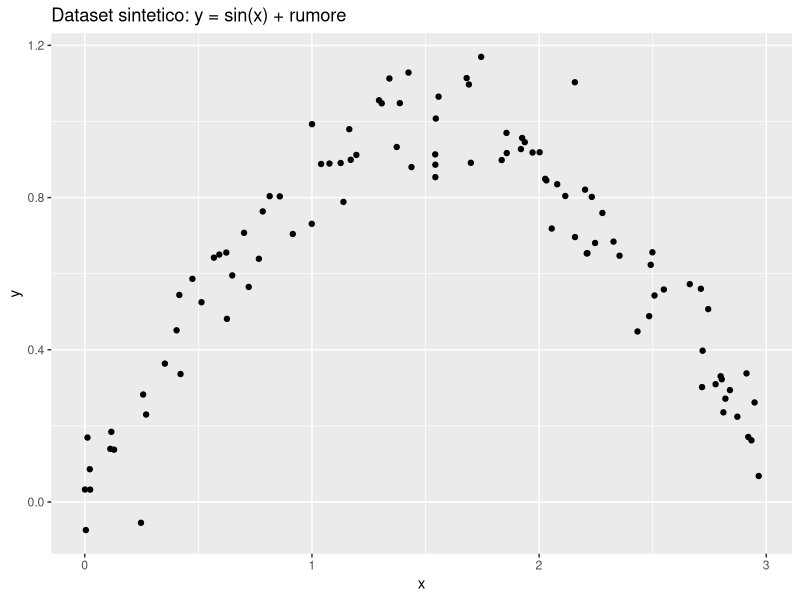
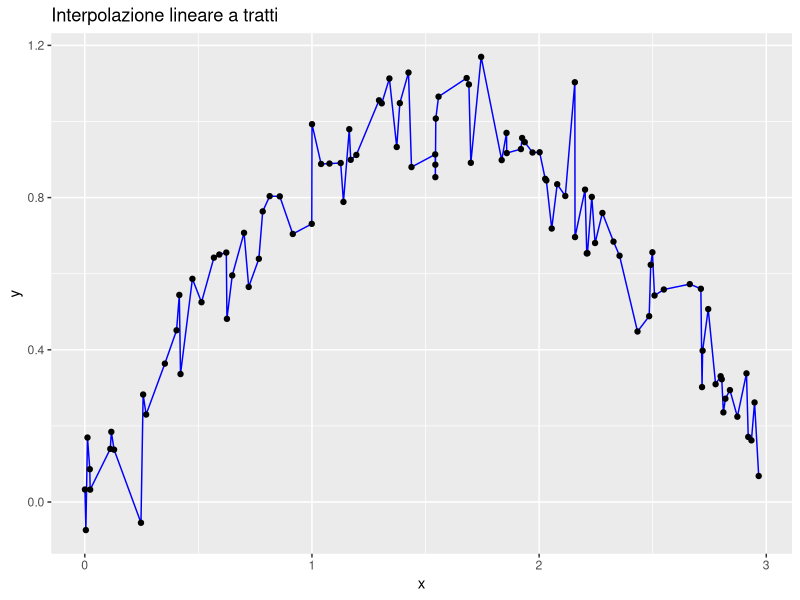
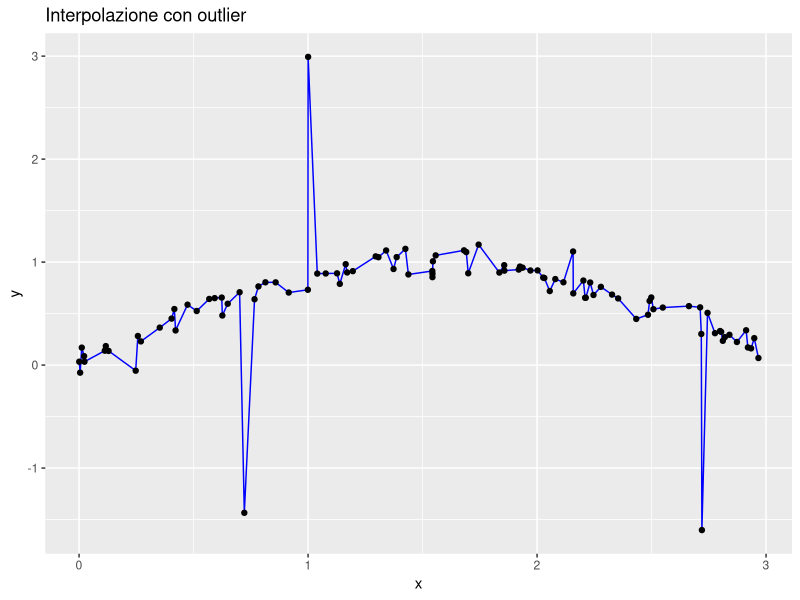
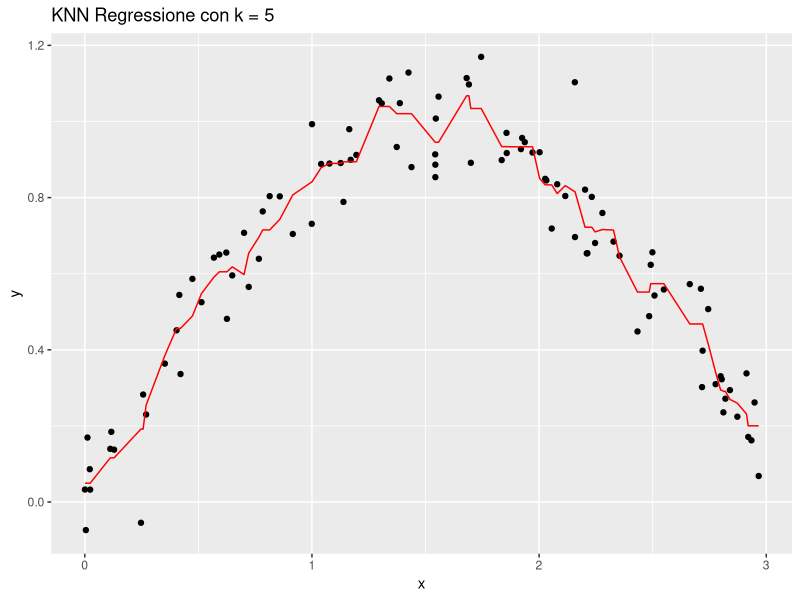
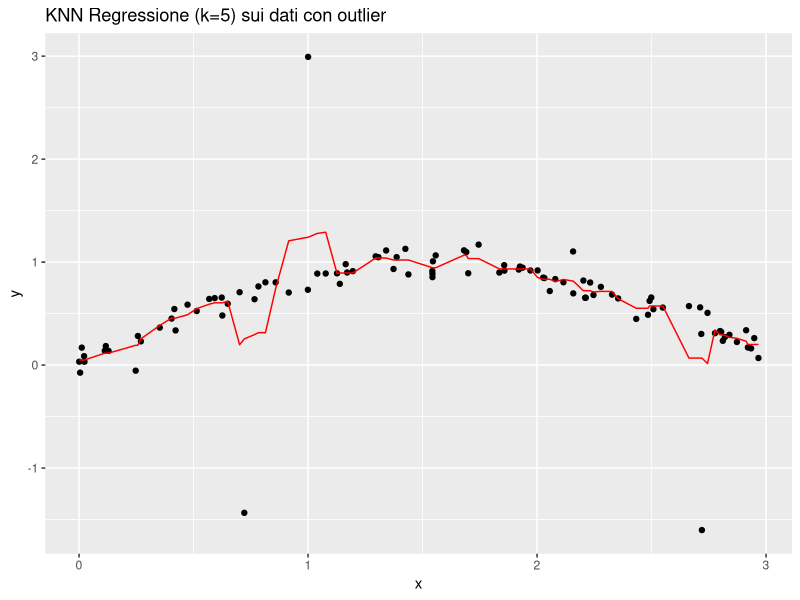
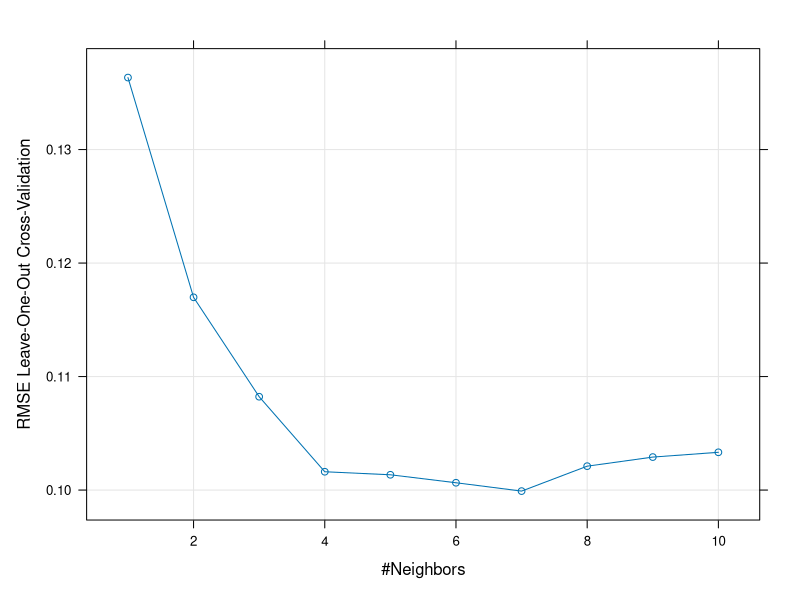
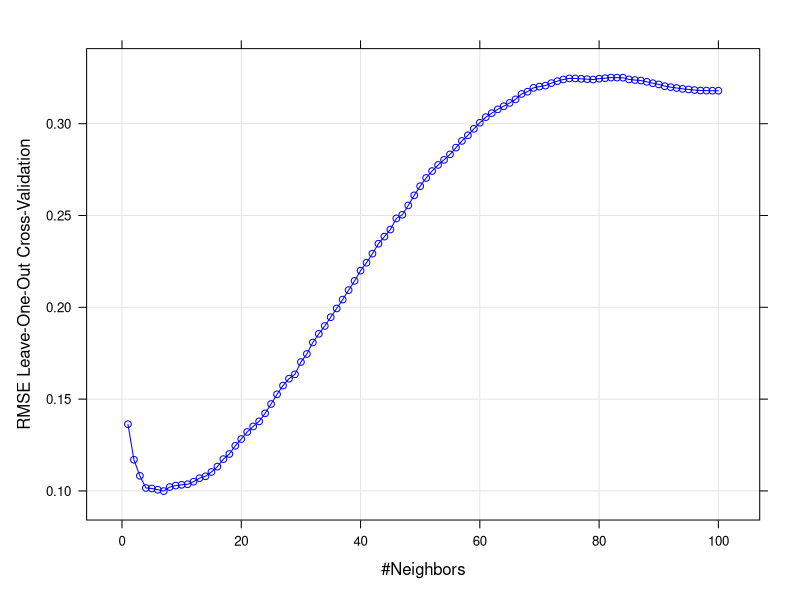
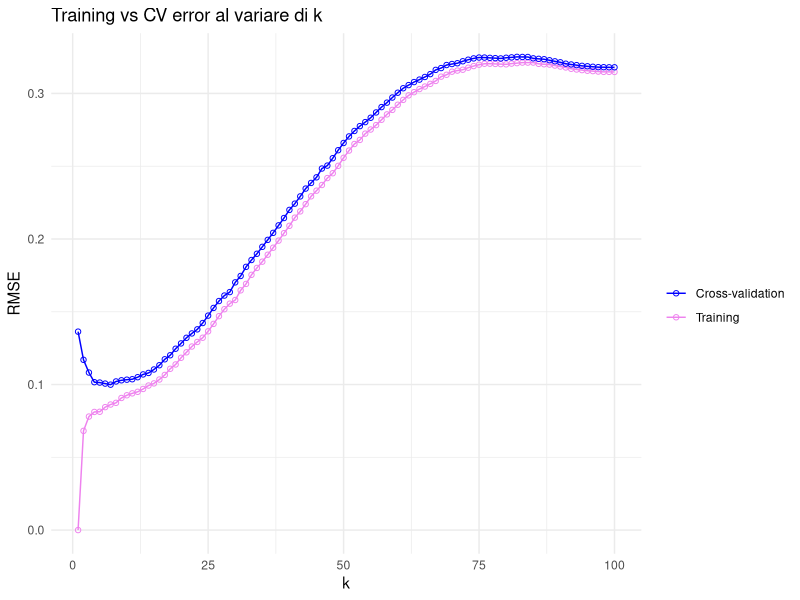

The R source for these figures, in order:
## ---- chunk 1
#| label: dati-sintetici
library(ggplot2)

set.seed(42)
n <- 100
x <- sort(runif(n, 0, 3))
y <- sin(x) + rnorm(n, 0, 0.1)
df <- data.frame(x = x, y = y)

ggplot(df, aes(x = x, y = y)) +
  geom_point() +
  ggtitle("Dataset sintetico: y = sin(x) + rumore")
## ---- chunk 2
#| label: interpolazione-lineare
ggplot(df, aes(x = x, y = y)) +
  geom_line(colour = "blue") +
  geom_point() +
  ggtitle("Interpolazione lineare a tratti")
## ---- chunk 3
#| label: outlier
set.seed(123)
y_out <- y + 2 * sample(c(-1, 0, 1), n, replace = TRUE, prob = c(0.02, 0.96, 0.02))
df_out <- data.frame(x = x, y = y_out)

ggplot(df_out, aes(x = x, y = y)) +
  geom_line(colour = "blue") +
  geom_point() +
  ggtitle("Interpolazione con outlier")
## ---- chunk 4
#| label: knn-reg-k5
library(FNN)

k <- 5
y_pred <- knn.reg(train = as.matrix(df$x), test = as.matrix(x), y = df$y, k = k)$pred
df_pred <- data.frame(x = x, y = y_pred)

ggplot() +
  geom_point(data = df, aes(x = x, y = y)) +
  geom_line(data = df_pred, aes(x = x, y = y), colour = "red") +
  ggtitle(paste("KNN Regressione con k =", k))
## ---- chunk 5
#| label: knn-reg-outlier
y_pred_out <- knn.reg(train = as.matrix(df_out$x), test = as.matrix(x), y = df_out$y, k = 5)$pred
df_pred_out <- data.frame(x = x, y = y_pred_out)

ggplot() +
  geom_point(data = df_out, aes(x = x, y = y)) +
  geom_line(data = df_pred_out, aes(x = x, y = y), colour = "red") +
  ggtitle("KNN Regressione (k=5) sui dati con outlier")
## ---- chunk 6
#| label: r2-train-test
set.seed(1)
n <- 60
x_lab <- runif(n, 0, 3)
y_lab <- sin(x_lab) + rnorm(n, 0, 0.1)

train_idx <- sample(1:n, 40)
df_train <- data.frame(x = x_lab[train_idx], y = y_lab[train_idx])
df_test  <- data.frame(x = x_lab[-train_idx], y = y_lab[-train_idx])

# modello volutamente troppo flessibile: polinomio di grado 15
modello <- lm(y ~ poly(x, 15, raw = TRUE), data = df_train)

r2_train <- summary(modello)$r.squared

pred_test <- predict(modello, newdata = df_test)
sse_test <- sum((pred_test - df_test$y)^2)
sst_test <- sum((df_test$y - mean(df_test$y))^2)
r2_test <- 1 - sse_test / sst_test

c(R2_training = r2_train, R2_test = r2_test)
## ---- chunk 7
#| label: cv-knn-k1-10
library(caret)

set.seed(42)
train_control <- trainControl(method = "LOOCV")
modello_cv <- train(y ~ x, data = df, method = "knn",
                     trControl = train_control,
                     tuneGrid = data.frame(k = 1:10))
plot(modello_cv)
## ---- chunk 8
#| label: cv-knn-k1-100
set.seed(42)
modello_cv100 <- train(y ~ x, data = df, method = "knn",
                        trControl = train_control,
                        tuneGrid = data.frame(k = 1:100))
plot(modello_cv100, col = "blue")
## ---- chunk 9
#| label: training-vs-cv
train_error <- numeric(100)
for (k in 1:100) {
  y_pred_k <- knn.reg(train = as.matrix(df$x), test = as.matrix(x), y = df$y, k = k)$pred
  train_error[k] <- sqrt(mean((df$y - y_pred_k)^2))
}

df_error <- data.frame(k = 1:100,
                        train_error = train_error,
                        cv_error = modello_cv100$results$RMSE)

ggplot(df_error, aes(x = k)) +
  geom_line(aes(y = train_error, colour = "Training")) +
  geom_point(aes(y = train_error, colour = "Training"), shape = 1) +
  geom_line(aes(y = cv_error, colour = "Cross-validation")) +
  geom_point(aes(y = cv_error, colour = "Cross-validation"), shape = 1) +
  ylab("RMSE") +
  ggtitle("Training vs CV error al variare di k") +
  scale_colour_manual("", values = c("Training" = "violet", "Cross-validation" = "blue")) +
  theme_minimal()
## ---- chunk 10
#| label: bersaglio-bias-varianza
#| fig-width: 6.5
#| fig-height: 6.5
library(gridExtra)

create_target <- function(bias, variance) {
  radius <- c(1, 2, 3, 4)
  df_t <- expand.grid(x = seq(-4, 4, length.out = 100), y = seq(-4, 4, length.out = 100))
  df_t$dist <- sqrt(df_t$x^2 + df_t$y^2)
  df_t$target <- cut(df_t$dist, breaks = c(-Inf, radius),
                      labels = c("Dentro", "Primo cerchio", "Secondo cerchio", "Terzo cerchio"),
                      right = FALSE)
  colors <- c("green", "yellow", "orange", "red")
  ggplot(df_t, aes(x, y, fill = target)) +
    geom_raster(interpolate = TRUE) +
    scale_fill_manual(values = colors, guide = "none") +
    geom_point(aes(x = 0, y = 0), color = "black", size = 3) +
    labs(title = paste("Bias:", bias, "- Varianza:", variance), x = "", y = "") +
    coord_fixed() +
    theme_void() +
    theme(plot.title = element_text(hjust = 0.5))
}

grid.arrange(create_target("Alto", "Alto"), create_target("Alto", "Basso"),
             create_target("Basso", "Alto"), create_target("Basso", "Basso"),
             ncol = 2)
## ---- chunk 11
#| label: lm-semplice
modello_lineare <- lm(y ~ poly(x, 1, raw = TRUE), data = df)
pred_lineare <- predict(modello_lineare, newdata = data.frame(x = x))

ggplot() +
  geom_point(data = df, aes(x = x, y = y)) +
  geom_line(data = data.frame(x = x, y = pred_lineare), aes(x = x, y = y), colour = "red") +
  ggtitle("Regressione lineare semplice")
## ---- chunk 12
#| label: lm-polinomiale
gradi <- c(1, 2, 30)
df_pred_poly <- data.frame(x = x)
for (p in gradi) {
  modello_p <- lm(y ~ poly(x, p, raw = TRUE), data = df)
  df_pred_poly[[paste0("y_deg_", p)]] <- predict(modello_p, newdata = data.frame(x = x))
}

ggplot() +
  geom_point(data = df, aes(x = x, y = y)) +
  geom_line(data = df_pred_poly, aes(x = x, y = y_deg_1), colour = "red") +
  geom_line(data = df_pred_poly, aes(x = x, y = y_deg_2), colour = "blue") +
  geom_line(data = df_pred_poly, aes(x = x, y = y_deg_30), colour = "violet") +
  ggtitle("Regressione polinomiale di gradi 1 (rosso), 2 (blu), 30 (viola)")
## ---- chunk 13
#| label: cv-grado-polinomio
library(boot)

set.seed(42)
cv_rmse <- sapply(1:10, function(p) {
  modello_glm <- glm(y ~ poly(x, degree = p, raw = TRUE), data = df)
  cv_res <- cv.glm(df, modello_glm, K = nrow(df))  # LOOCV
  sqrt(cv_res$delta[1])
})

ggplot(data.frame(grado = 1:10, RMSE = cv_rmse), aes(x = grado, y = RMSE)) +
  geom_line(colour = "blue") +
  geom_point(shape = 1, colour = "blue") +
  ggtitle("LOOCV RMSE al variare del grado del polinomio") +
  xlab("Grado del polinomio") + ylab("LOOCV RMSE") +
  theme_minimal()
## ---- chunk 14
#| label: verifica-ols-chiusa
theta1_formula <- cor(df$x, df$y) * sd(df$y) / sd(df$x)
theta0_formula <- mean(df$y) - theta1_formula * mean(df$x)

modello_semplice <- lm(y ~ x, data = df)

data.frame(
  parametro = c("theta_0 (intercetta)", "theta_1 (pendenza)"),
  formula_chiusa = c(theta0_formula, theta1_formula),
  lm_R = coef(modello_semplice)
)
